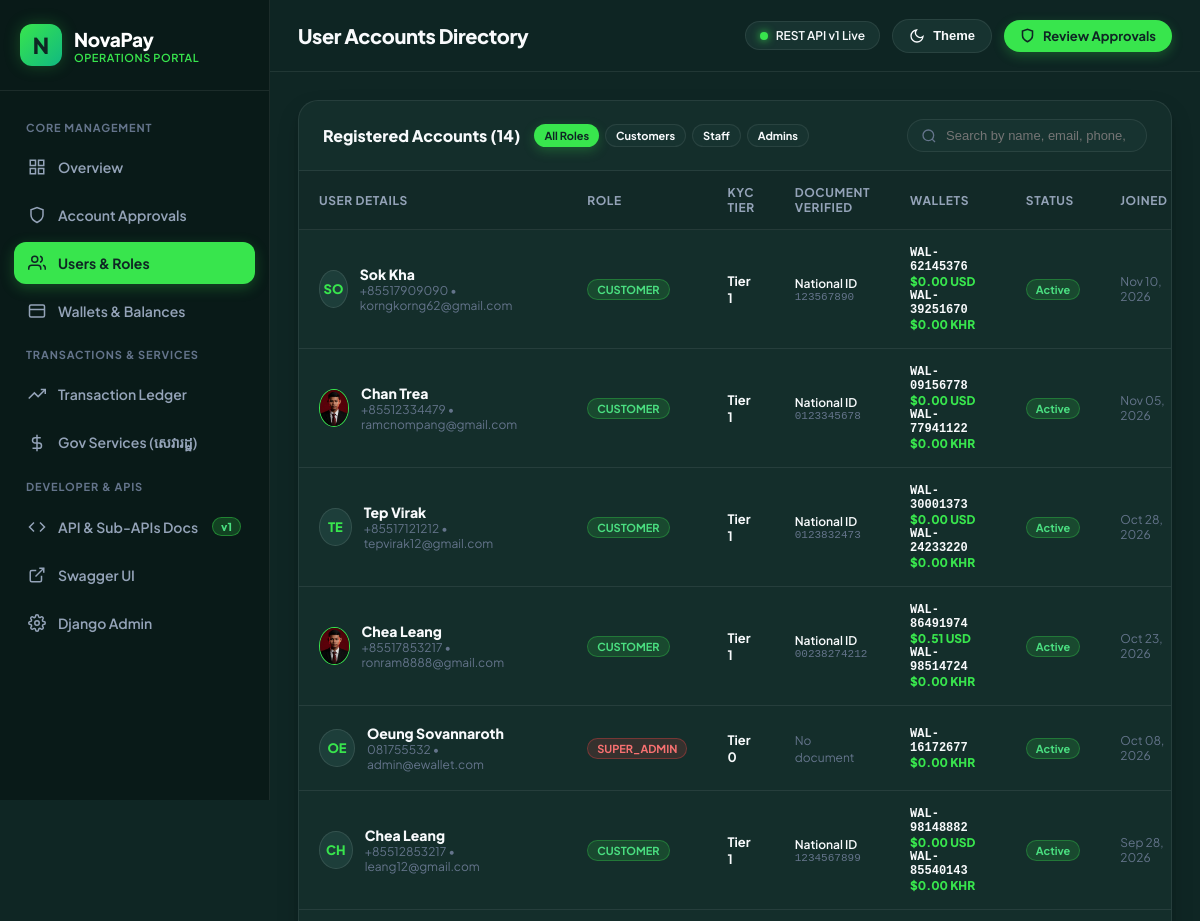
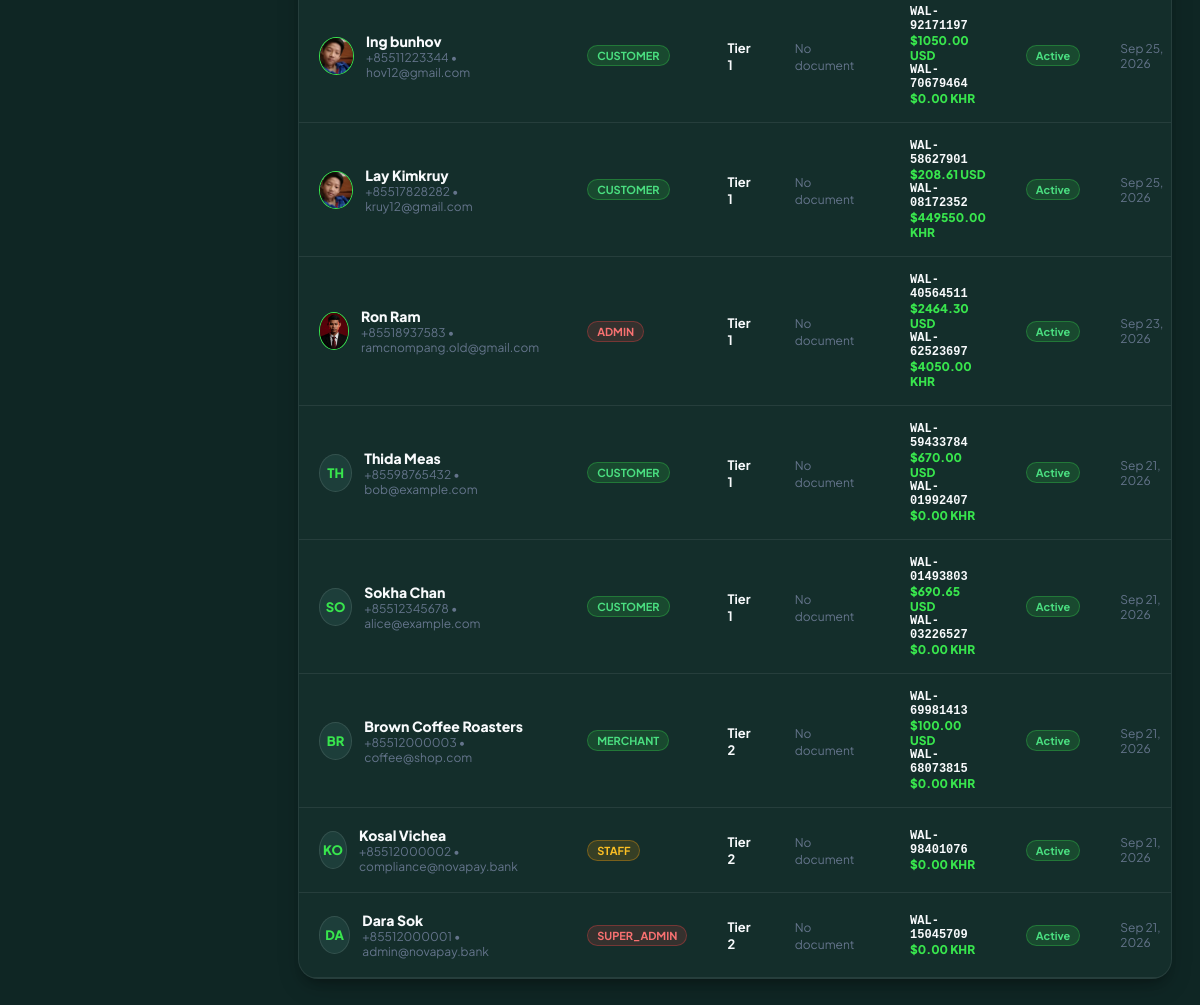
/users/, run on the app's committed database (2 pictures, top to bottom).
### apps/users/models.py (models this page shows, shortened)
class User(AbstractBaseUser, PermissionsMixin, BaseModel):
    email = models.EmailField(unique=True, db_index=True)
    phone_number = models.CharField(
        max_length=30,
        unique=True,
        db_index=True,
        validators=[RegexValidator(r"^(\+855\d{8,9}|0\d{8,9}|\+?[1-9]\d{7,19})$", "Enter a valid Cambodian (+855) or E.164 phone number.")]
    )
    full_name = models.CharField(max_length=150)
    role = models.CharField(max_length=20, choices=UserRole.choices, default=UserRole.CUSTOMER, db_index=True)
    status = models.CharField(max_length=20, choices=UserStatus.choices, default=UserStatus.ACTIVE, db_index=True)
    date_of_birth = models.DateField(null=True, blank=True)
    gender = models.CharField(max_length=10, choices=Gender.choices, null=True, blank=True)
    profile_photo = models.ImageField(upload_to="avatars/%Y/%m/", null=True, blank=True)
    id_document_type = models.CharField(max_length=30, choices=IdDocumentType.choices, null=True, blank=True)
    id_document_number = models.CharField(max_length=50, null=True, blank=True)
    id_document_photo = models.ImageField(upload_to="documents/%Y/%m/", null=True, blank=True)
    is_email_verified = models.BooleanField(default=False)
    is_phone_verified = models.BooleanField(default=False)
    pin_hash = models.CharField(max_length=255, null=True, blank=True)
    pin_retry_count = models.PositiveSmallIntegerField(default=0)
    pin_locked_until = models.DateTimeField(null=True, blank=True)
    kyc_tier = models.PositiveSmallIntegerField(default=0)
    is_active = models.BooleanField(default=True)
    is_staff = models.BooleanField(default=False)
    last_login_at = models.DateTimeField(null=True, blank=True)
    objects = UserManager()
    USERNAME_FIELD = "email"
    REQUIRED_FIELDS = ["phone_number", "full_name"]
    class Meta:
        verbose_name = "User"
        verbose_name_plural = "Users"
        indexes = [
            models.Index(fields=["email", "status"]),
            models.Index(fields=["phone_number", "status"]),
            models.Index(fields=["role", "status"]),
        ]

### apps/wallets/models.py (models this page shows, shortened)
class Wallet(BaseModel):
    user = models.ForeignKey(
        settings.AUTH_USER_MODEL,
        on_delete=models.PROTECT,
        related_name="wallets"
    )
    wallet_number = models.CharField(
        max_length=32,
        unique=True,
        db_index=True,
        default=generate_wallet_number,
        editable=False
    )
    currency = models.CharField(max_length=3, default="USD")
    current_balance = models.DecimalField(
        max_digits=18,
        decimal_places=4,
        default=Decimal("0.0000")
    )
    available_balance = models.DecimalField(
        max_digits=18,
        decimal_places=4,
        default=Decimal("0.0000")
    )
    hold_balance = models.DecimalField(
        max_digits=18,
        decimal_places=4,
        default=Decimal("0.0000")
    )
    status = models.CharField(
        max_length=20,
        choices=WalletStatus.choices,
        default=WalletStatus.ACTIVE,
        db_index=True
    )
    is_primary = models.BooleanField(default=True)
    class Meta:
        verbose_name = "Wallet"
        verbose_name_plural = "Wallets"
        constraints = [
            models.CheckConstraint(
                condition=Q(available_balance__gte=Decimal("0.0000")),
                name="wallet_available_balance_non_negative"
            ),
            models.CheckConstraint(
                condition=Q(hold_balance__gte=Decimal("0.0000")),
                name="wallet_hold_balance_non_negative"
            ),
            models.CheckConstraint(
                condition=Q(current_balance__gte=Decimal("0.0000")),
                name="wallet_current_balance_non_negative"
            ),
        ]
        indexes = [
            models.Index(fields=["user", "status"]),
            models.Index(fields=["wallet_number", "status"]),
        ]

### apps/dashboard/views.py (the view, shortened to what this page needs)
# urls.py: path("users/", DashboardUsersView.as_view(), name="users"),
class DashboardUsersView(View):
    def get(self, request):
        query = request.GET.get("q", "").strip()
        role = request.GET.get("role", "")
        user_status = request.GET.get("status", "")
        users_qs = User.objects.all().prefetch_related("wallets").order_by("-created_at")
        if role:
            users_qs = users_qs.filter(role=role)
        if user_status:
            users_qs = users_qs.filter(status=user_status)
        context = {
            "active_tab": "users",
            "users": users_qs[:100],
            "query": query,
            "selected_role": role,
            "selected_status": user_status,
            "total_count": users_qs.count(),
        }
        return render(request, "dashboard/users.html", context)

### templates/dashboard/users.html (shortened to what this page needs)
{% extends "dashboard/base.html" %}
{% block page_title %}User Accounts Directory{% endblock %}
{% block content %}
<div class="table-container">
  <div class="table-header">
    <div style="display: flex; align-items: center; gap: 14px; flex-wrap: wrap;">
      <span class="table-title">Registered Accounts ({{ total_count }})</span>
      <div style="display: flex; gap: 6px;">
        <a href="?role=" class="badge-pill {% if not selected_role %}btn-accent{% else %}btn-ghost{% endif %}" style="text-decoration: none; padding: 4px 10px;">All Roles</a>
        <a href="?role=CUSTOMER" class="badge-pill {% if selected_role == 'CUSTOMER' %}btn-accent{% else %}btn-ghost{% endif %}" style="text-decoration: none; padding: 4px 10px;">Customers</a>
        <a href="?role=STAFF" class="badge-pill {% if selected_role == 'STAFF' %}btn-accent{% else %}btn-ghost{% endif %}" style="text-decoration: none; padding: 4px 10px;">Staff</a>
        <a href="?role=ADMIN" class="badge-pill {% if selected_role == 'ADMIN' %}btn-accent{% else %}btn-ghost{% endif %}" style="text-decoration: none; padding: 4px 10px;">Admins</a>
      </div>
    </div>
    <form method="GET" class="search-wrapper">
      <input type="text" name="q" value="{{ query }}" placeholder="Search by name, email, phone, ID doc..." class="input-search">
    </form>
  </div>
  <table>
    <thead>
      <tr>
        <th>User Details</th>
        <th>Role</th>
        <th>KYC Tier</th>
        <th>Document Verified</th>
        <th>Wallets</th>
        <th>Status</th>
        <th>Joined</th>
      </tr>
    </thead>
    <tbody>
      {% for u in users %}
        <tr class="user-table-row" onclick="openUserModal('{{ u.id }}')" title="Click to view {{ u.full_name }}'s details and transaction history">
          <td>
            <div style="display: flex; align-items: center; gap: 12px;">
              {% if u.profile_photo %}
                <img src="{{ u.profile_photo.url }}" class="user-avatar-badge" style="width: 38px; height: 38px; border-radius: 50%; object-fit: cover; border: 1.5px solid var(--accent-green);" alt="Avatar">
              {% else %}
                <div class="user-avatar-badge" style="width: 38px; height: 38px; border-radius: 50%; background: var(--bg-surface-elevated); border: 1.5px solid rgba(255,255,255,0.1); display: flex; align-items: center; justify-content: center; font-weight: 800; font-size: 13px; color: var(--accent-green);">
                  {{ u.full_name|slice:":2"|upper }}
                </div>
              {% endif %}
              <div>
                <div style="font-weight: 800; font-size: 14px; color: var(--text-primary);">{{ u.full_name }}</div>
                <div style="font-size: 12px; color: var(--text-muted);">{{ u.phone_number }} • {{ u.email }}</div>
              </div>
            </div>
          </td>
          <td>
            <span class="badge-pill {% if u.role == 'ADMIN' or u.role == 'SUPER_ADMIN' %}badge-rejected{% elif u.role == 'STAFF' %}badge-pending{% else %}badge-active{% endif %}">
              {{ u.role }}
            </span>
          </td>
          <td>
            <span style="font-weight: 700; font-size: 13px;">Tier {{ u.kyc_tier }}</span>
          </td>
          <td>
            {% if u.id_document_number %}
              <div style="font-size: 12px; font-weight: 600;">{{ u.get_id_document_type_display|default:u.id_document_type }}</div>
              <div style="font-family: monospace; font-size: 11px; color: var(--text-muted);">{{ u.id_document_number }}</div>
            {% else %}
              <span style="font-size: 12px; color: var(--text-muted);">No document</span>
            {% endif %}
          </td>
          <td>
            {% for w in u.wallets.all %}
              <div style="font-size: 12px; font-family: monospace; font-weight: 600;">{{ w.wallet_number }}</div>
              <div style="font-size: 12px; color: var(--accent-green); font-weight: 800;">${{ w.available_balance|floatformat:2 }} {{ w.currency }}</div>
            {% empty %}
              <span style="font-size: 12px; color: var(--text-muted);">None</span>
            {% endfor %}
          </td>
          <td>
            {% if u.status == 'ACTIVE' %}
              <span class="badge-pill badge-active">Active</span>
            {% elif u.status == 'PENDING_APPROVAL' %}
              <span class="badge-pill badge-pending">Pending Approval</span>
            {% elif u.status == 'REJECTED' %}
              <span class="badge-pill badge-rejected">Rejected</span>
            {% else %}
              <span class="badge-pill">{{ u.status }}</span>
            {% endif %}
          </td>
          <td style="font-size: 12px; color: var(--text-muted);">
            {{ u.created_at|date:"M d, Y" }}
          </td>
        </tr>
      {% empty %}
        <tr>
          <td colspan="8" style="text-align: center; color: var(--text-muted); padding: 40px 16px;">
            No users found matching query "{{ query }}".
          </td>
        </tr>
      {% endfor %}
    </tbody>
  </table>
</div>
{% endblock %}

### templates/dashboard/base.html (shortened to what this page needs)
<!DOCTYPE html>
<html lang="en" data-theme="dark">
<head>
</head>
<body>
  <aside class="sidebar">
    <div class="brand-box">
      <div class="brand-logo">N</div>
      <div>
        <div class="brand-title">NovaPay</div>
        <div class="brand-subtitle">Operations Portal</div>
      </div>
    </div>
    <nav class="nav-menu">
      <div class="nav-label">Core Management</div>
      <a href="{% url 'dashboard:overview' %}" class="nav-link {% if active_tab == 'overview' %}active{% endif %}">
        <svg width="18" height="18" fill="none" stroke="currentColor" stroke-width="2" viewBox="0 0 24 24"><rect x="3" y="3" width="7" height="7"></rect><rect x="14" y="3" width="7" height="7"></rect><rect x="14" y="14" width="7" height="7"></rect><rect x="3" y="14" width="7" height="7"></rect></svg>
        Overview
      </a>
      <a href="{% url 'dashboard:approvals' %}" class="nav-link {% if active_tab == 'approvals' %}active{% endif %}">
        <svg width="18" height="18" fill="none" stroke="currentColor" stroke-width="2" viewBox="0 0 24 24"><path d="M12 22s8-4 8-10V5l-8-3-8 3v7c0 6 8 10 8 10z"></path></svg>
        Account Approvals
      </a>
      <a href="{% url 'dashboard:users' %}" class="nav-link {% if active_tab == 'users' %}active{% endif %}">
        <svg width="18" height="18" fill="none" stroke="currentColor" stroke-width="2" viewBox="0 0 24 24"><path d="M17 21v-2a4 4 0 0 0-4-4H5a4 4 0 0 0-4 4v2"></path><circle cx="9" cy="7" r="4"></circle><path d="M23 21v-2a4 4 0 0 0-3-3.87"></path><path d="M16 3.13a4 4 0 0 1 0 7.75"></path></svg>
        Users & Roles
      </a>
      <a href="{% url 'dashboard:wallets' %}" class="nav-link {% if active_tab == 'wallets' %}active{% endif %}">
        <svg width="18" height="18" fill="none" stroke="currentColor" stroke-width="2" viewBox="0 0 24 24"><rect x="2" y="4" width="20" height="16" rx="2"></rect><line x1="2" y1="10" x2="22" y2="10"></line></svg>
        Wallets & Balances
      </a>
      <div class="nav-label">Transactions & Services</div>
      <a href="{% url 'dashboard:transactions' %}" class="nav-link {% if active_tab == 'transactions' %}active{% endif %}">
        <svg width="18" height="18" fill="none" stroke="currentColor" stroke-width="2" viewBox="0 0 24 24"><polyline points="23 6 13.5 15.5 8.5 10.5 1 18"></polyline><polyline points="17 6 23 6 23 12"></polyline></svg>
        Transaction Ledger
      </a>
      <a href="{% url 'dashboard:government' %}" class="nav-link {% if active_tab == 'government' %}active{% endif %}">
        <svg width="18" height="18" fill="none" stroke="currentColor" stroke-width="2" viewBox="0 0 24 24"><line x1="12" y1="1" x2="12" y2="23"></line><path d="M17 5H9.5a3.5 3.5 0 0 0 0 7h5a3.5 3.5 0 0 1 0 7H6"></path></svg>
        Gov Services (សេវារដ្ឋ)
      </a>
      <div class="nav-label">Developer & APIs</div>
      <a href="{% url 'dashboard:api_docs' %}" class="nav-link {% if active_tab == 'api_docs' %}active{% endif %}">
        <svg width="18" height="18" fill="none" stroke="currentColor" stroke-width="2" viewBox="0 0 24 24"><polyline points="16 18 22 12 16 6"></polyline><polyline points="8 6 2 12 8 18"></polyline></svg>
        API & Sub-APIs Docs
        <span class="nav-badge green">v1</span>
      </a>
      <a href="/api/docs/" target="_blank" class="nav-link">
        <svg width="18" height="18" fill="none" stroke="currentColor" stroke-width="2" viewBox="0 0 24 24"><path d="M18 13v6a2 2 0 0 1-2 2H5a2 2 0 0 1-2-2V8a2 2 0 0 1 2-2h6"></path><polyline points="15 3 21 3 21 9"></polyline><line x1="10" y1="14" x2="21" y2="3"></line></svg>
        Swagger UI
      </a>
      <a href="/admin/" target="_blank" class="nav-link">
        Django Admin
      </a>
    </nav>
  </aside>
  <div class="main-wrapper">
    <header class="top-header">
      <div class="header-left">
        <h1 class="page-title">{% block page_title %}Dashboard{% endblock %}</h1>
      </div>
      <div class="header-actions">
        <div class="system-status-pill">
          <span class="status-dot"></span>
          <span>REST API v1 Live</span>
        </div>
        <button class="btn-action btn-ghost" id="themeToggleBtn" onclick="toggleTheme()" title="Toggle Light/Dark Theme">
          <svg id="themeIcon" width="16" height="16" fill="none" stroke="currentColor" stroke-width="2" viewBox="0 0 24 24"><path d="M21 12.79A9 9 0 1 1 11.21 3 7 7 0 0 0 21 12.79z"></path></svg>
          <span id="themeText">Theme</span>
        </button>
        <a href="{% url 'dashboard:approvals' %}" class="btn-action btn-accent">
          <svg width="15" height="15" fill="none" stroke="currentColor" stroke-width="2.5" viewBox="0 0 24 24"><path d="M12 22s8-4 8-10V5l-8-3-8 3v7c0 6 8 10 8 10z"></path></svg>
          Review Approvals
        </a>
      </div>
    </header>
    <main class="content-body">
      {% block content %}{% endblock %}
    </main>
  </div>
</body>
</html>

### templates/dashboard/users.html (style rules this page uses)
.user-table-row { cursor: pointer; transition: all 0.15s ease-in-out; }
.user-avatar-badge { transition: transform 0.15s ease; }

### data on the page
User: full_name "SO", full_name "Sok Kha", phone_number "+85517909090", email "korngkorng62@gmail.com", role "CUSTOMER", kyc_tier "1", id_document_type "National ID", id_document_number "123567890", status "Active", created_at "Nov 10, 2026"
Wallet: wallet_number "WAL-62145376", available_balance "0.00", currency "USD"
Wallet: wallet_number "WAL-39251670", available_balance "0.00", currency "KHR"
User: profile_photo (picture), full_name "Chan Trea", phone_number "+85512334479", email "ramcnompang@gmail.com", role "CUSTOMER", kyc_tier "1", id_document_type "National ID", id_document_number "0123345678", status "Active", created_at "Nov 05, 2026"
Wallet: wallet_number "WAL-09156778", available_balance "0.00", currency "USD"
Wallet: wallet_number "WAL-77941122", available_balance "0.00", currency "KHR"
User: full_name "TE", full_name "Tep Virak", phone_number "+85517121212", email "tepvirak12@gmail.com", role "CUSTOMER", kyc_tier "1", id_document_type "National ID", id_document_number "0123832473", status "Active", created_at "Oct 28, 2026"
Wallet: wallet_number "WAL-30001373", available_balance "0.00", currency "USD"
Wallet: wallet_number "WAL-24233220", available_balance "0.00", currency "KHR"
User: profile_photo (picture), full_name "Chea Leang", phone_number "+85517853217", email "ronram8888@gmail.com", role "CUSTOMER", kyc_tier "1", id_document_type "National ID", id_document_number "00238274212", status "Active", created_at "Oct 23, 2026"
Wallet: wallet_number "WAL-86491974", available_balance "0.51", currency "USD"
Wallet: wallet_number "WAL-98514724", available_balance "0.00", currency "KHR"
User: full_name "OE", full_name "Oeung Sovannaroth", phone_number "081755532", email "admin@ewallet.com", role "SUPER_ADMIN", kyc_tier "0", shows "No document", status "Active", created_at "Oct 08, 2026"
Wallet: wallet_number "WAL-16172677", available_balance "0.00", currency "KHR"
User: full_name "CH", full_name "Chea Leang", phone_number "+85512853217", email "leang12@gmail.com", role "CUSTOMER", kyc_tier "1", id_document_type "National ID", id_document_number "1234567899", status "Active", created_at "Sep 28, 2026"
Wallet: wallet_number "WAL-98148882", available_balance "0.00", currency "USD"
Wallet: wallet_number "WAL-85540143", available_balance "0.00", currency "KHR"
User: profile_photo (picture), full_name "Ing bunhov", phone_number "+85511223344", email "hov12@gmail.com", role "CUSTOMER", kyc_tier "1", shows "No document", status "Active", created_at "Sep 25, 2026"
Wallet: wallet_number "WAL-92171197", available_balance "1050.00", currency "USD"
Wallet: wallet_number "WAL-70679464", available_balance "0.00", currency "KHR"
User: profile_photo (picture), full_name "Lay Kimkruy", phone_number "+85517828282", email "kruy12@gmail.com", role "CUSTOMER", kyc_tier "1", shows "No document", status "Active", created_at "Sep 25, 2026"
Wallet: wallet_number "WAL-58627901", available_balance "208.61", currency "USD"
Wallet: wallet_number "WAL-08172352", available_balance "449550.00", currency "KHR"
User: profile_photo (picture), full_name "Ron Ram", phone_number "+85518937583", email "ramcnompang.old@gmail.com", role "ADMIN", kyc_tier "1", shows "No document", status "Active", created_at "Sep 23, 2026"
Wallet: wallet_number "WAL-40564511", available_balance "2464.30", currency "USD"
Wallet: wallet_number "WAL-62523697", available_balance "4050.00", currency "KHR"
User: full_name "TH", full_name "Thida Meas", phone_number "+85598765432", email "bob@example.com", role "CUSTOMER", kyc_tier "1", shows "No document", status "Active", created_at "Sep 21, 2026"
Wallet: wallet_number "WAL-59433784", available_balance "670.00", currency "USD"
Wallet: wallet_number "WAL-01992407", available_balance "0.00", currency "KHR"
User: full_name "SO", full_name "Sokha Chan", phone_number "+85512345678", email "alice@example.com", role "CUSTOMER", kyc_tier "1", shows "No document", status "Active", created_at "Sep 21, 2026"
Wallet: wallet_number "WAL-01493803", available_balance "690.65", currency "USD"
Wallet: wallet_number "WAL-03226527", available_balance "0.00", currency "KHR"
User: full_name "BR", full_name "Brown Coffee Roasters", phone_number "+85512000003", email "coffee@shop.com", role "MERCHANT", kyc_tier "2", shows "No document", status "Active", created_at "Sep 21, 2026"
Wallet: wallet_number "WAL-69981413", available_balance "100.00", currency "USD"
Wallet: wallet_number "WAL-68073815", available_balance "0.00", currency "KHR"
User: full_name "KO", full_name "Kosal Vichea", phone_number "+85512000002", email "compliance@novapay.bank", role "STAFF", kyc_tier "2", shows "No document", status "Active", created_at "Sep 21, 2026"
Wallet: wallet_number "WAL-98401076", available_balance "0.00", currency "KHR"
User: full_name "DA", full_name "Dara Sok", phone_number "+85512000001", email "admin@novapay.bank", role "SUPER_ADMIN", kyc_tier "2", shows "No document", status "Active", created_at "Sep 21, 2026"
Wallet: wallet_number "WAL-15045709", available_balance "0.00", currency "KHR"

### other printed values
{{ total_count }} "14"
